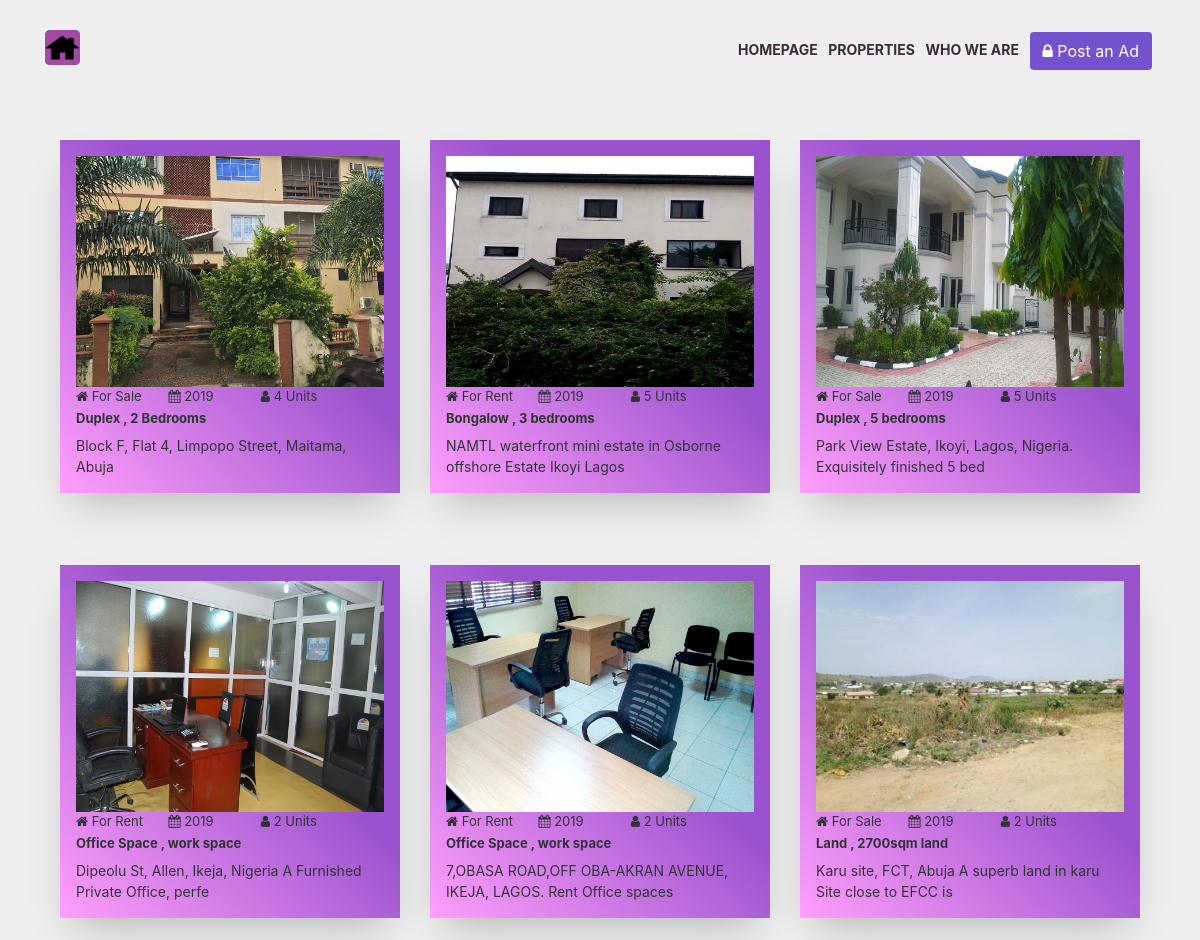
/properties.php, run on the app's committed database.
### tables this page shows
CREATE TABLE `tblvehicles` (
  `id` int(11) NOT NULL,
  `VehiclesTitle` varchar(150) DEFAULT NULL,
  `VehiclesBrand` int(11) DEFAULT NULL,
  `VehiclesOverview` longtext DEFAULT NULL,
  `PricePerDay` varchar(20) DEFAULT NULL,
  `FuelType` varchar(100) DEFAULT NULL,
  `ModelYear` int(6) DEFAULT NULL,
  `SeatingCapacity` int(11) DEFAULT NULL,
  `Vimage1` varchar(120) DEFAULT NULL,
  `Vimage2` varchar(120) DEFAULT NULL,
  `Vimage3` varchar(120) DEFAULT NULL,
  `Vimage4` varchar(120) DEFAULT NULL,
  `Vimage5` varchar(120) DEFAULT NULL,
  `AirConditioner` int(11) DEFAULT NULL,
  `PowerDoorLocks` int(11) DEFAULT NULL,
  `AntiLockBrakingSystem` int(11) DEFAULT NULL,
  `BrakeAssist` int(11) DEFAULT NULL,
  `PowerSteering` int(11) DEFAULT NULL,
  `DriverAirbag` int(11) DEFAULT NULL,
  `PassengerAirbag` int(11) DEFAULT NULL,
  `PowerWindows` int(11) DEFAULT NULL,
  `CDPlayer` int(11) DEFAULT NULL,
  `CentralLocking` int(11) DEFAULT NULL,
  `CrashSensor` int(11) DEFAULT NULL,
  `LeatherSeats` int(11) DEFAULT NULL,
  `RegDate` timestamp NOT NULL DEFAULT current_timestamp(),
  `UpdationDate` timestamp NULL DEFAULT NULL ON UPDATE current_timestamp()
);

CREATE TABLE `tblbrands` (
  `id` int(11) NOT NULL,
  `BrandName` varchar(120) NOT NULL,
  `CreationDate` timestamp NULL DEFAULT current_timestamp(),
  `UpdationDate` timestamp NULL DEFAULT NULL ON UPDATE current_timestamp()
);

### properties.php (the view, shortened to what this page needs)
<?php
include('includes/config.php');
?>
<!DOCTYPE html>
<html lang="en">
<head>
    <link rel="stylesheet" href="assets/css/skills.css">
    <link rel="stylesheet" href="assets/css/search.css">
	<link rel="stylesheet" href="assets/css/break.css">
	<link rel="stylesheet" href="assets/css/bootstrap.css">
	<link rel="stylesheet" href="assets/css/skillfulstyletwo.css">
	<link rel="stylesheet" href="assets/css/font-awesome.min.css" type="text/css">
    <link rel="stylesheet" href="assets/css/slicknav.min.css" type="text/css">
</head>
<body>
	<section class="section-padding gray-bg">
		<div class="container">
			<div class="row">
				<?php include('includes/header.php');?>
			</div>
		</div>
	</section>
	<section class="section-padding gray-bg">
		<div class="container">
			<div class="article-list">
				<?php $sql = "SELECT tblvehicles.VehiclesTitle,tblbrands.BrandName,tblvehicles.PricePerDay,tblvehicles.FuelType,tblvehicles.ModelYear,tblvehicles.id,tblvehicles.SeatingCapacity,tblvehicles.VehiclesOverview,tblvehicles.Vimage1 from tblvehicles join tblbrands on tblbrands.id=tblvehicles.VehiclesBrand";
					$query = $dbh -> prepare($sql);
					$query->execute();
					$results=$query->fetchAll(PDO::FETCH_OBJ);
						if($query->rowCount() > 0)
					{ foreach($results as $result) {
				?>
				<div class="col-sm-6 col-md-4 float-right order-4 item shadow">
					<div class="card_content">
					<a href="property-details?vhid=<?php echo htmlentities($result->id);?>">
						<img class="img-fluid shadow" src="control-panel/img/vehicleimages/<?php echo htmlentities($result->Vimage1);?>"/>
					</a>
						<div id="outter">
							<div id="div1">
								<i class="fa fa-home" aria-hidden="true"></i>
								<?php echo htmlentities($result->FuelType);?>
							</div>
							<div id="div2">
								<i class="fa fa-calendar" aria-hidden="true"></i>
								<?php echo htmlentities($result->ModelYear);?>
							</div>
							<div id="div3">
								<i class="fa fa-user" aria-hidden="true"></i>
								<?php echo htmlentities($result->SeatingCapacity);?> Units
							</div>
						</div>
						<h3 class="name">
							<?php echo htmlentities($result->BrandName);?> ,
							<?php echo htmlentities($result->VehiclesTitle);?>
						</h3>
						<div class="description">
							<?php echo substr($result->VehiclesOverview,0,70);?>
						</div>
					</div>
				</div>
				<?php }}?>
			</div>
		</div>
	</section>
    </body>
</body>
</html>

### includes/header.php (shortened to what this page needs)
<header class="header-section">
	<div class="container">
		<div class="row">
			<div class="col-lg-3 col-md-3">
			<div class="header__logo">
				<a href="search">
					<img src="assets/images/logo.png" title="logo" style="height:35px;" />
				</a>
			</div>
			</div>
			<div class="col-lg-9 col-md-9">
				<nav class="header__menu">
					<ul>
						<li class="active"><a href="search"><b>Homepage</b></a></li>
						<li><a href="properties"><b>Properties</b></a></li>
						<li><a href="page?type=aboutus"><b>Who We Are</b></a></li>
					   	<li>
						   	<a href="control-panel">
								<button class="btn btn-block btn-sm btn-primary"><i class="fa fa-lock"></i> Post an Ad</button>
							</a>
						</li>
					</ul>
				</nav>
			</div>
		</div>
	</div>
</header>

### assets/css/skills.css (style rules this page uses)
body { background: #d1d2dd; line-height: 1.7; font-weight: 300; font-size: 1.1rem; height: 100%; font-family: "Montserrat", sans-serif; -webkit-font-smoothing: antialiased; }
.header-section { position: sticky; left: 0; top: 0; width: 100%; z-index: 9; height: 90px; margin: 0 auto; background-color: transparent; overflow: hidden; }
.header__logo { padding-top: 30px; }
.header__logo a { display: inline-block; }
.header__menu { text-align: right; padding-top: 32px; }
.header__menu ul li { list-style: none; display: inline-block; margin-right: auto; position: relative; }
.header__menu ul li a { color: #3a2d37; font-size: 14px; font-weight: 500; text-transform: uppercase; display: block; padding: 0 3px; position: relative; z-index: 1; text-decoration: none; }
.header__menu ul li a:after { position: absolute; left: 0; bottom: 1px; width: 100%; height: 0%; background: #c0acf3cd; content: ""; z-index: -1; -webkit-transition: all 0.3s; -o-transition: all 0.3s; transition: all 0.3s; opacity: 0; }
@media only screen and (min-width: 1200px) { .container { max-width: 1170px; } }

### assets/css/break.css (style rules this page uses)
.article-list { color: #313437; box-shadow: 0 15px 25px rgba(0,0,0,.6); display: block; }
.article-list .item { padding-top: 50px; min-height: 425px; text-align: left; }
.article-list .item .name { font-weight: bold; font-size: 13px; margin-top: 5px; color: inherit; }
.article-list .item .description { font-size: 14px; margin-top: 5px; margin-bottom: 0; color: inherit; }
.card_content { padding: 1rem; background: linear-gradient(to bottom left, #8d3bc8de 40%, #ff9efc 100%); box-shadow: 0 20px 40px -14px rgba(0, 0, 0, 0.25); }
#div1, #div2, #div3 { width: 30%; float: left; text-align:left; font-size: 13px; }

### assets/css/skillfulstyletwo.css (style rules this page uses)
.btn-primary { background-color: #633bc8de; border: none; color: white; padding: 15px 32px; text-align: center; text-decoration: none; display: inline-block; font-size: 16px; cursor: pointer; position: relative; -webkit-user-select: none; -moz-user-select: none; -ms-user-select: none; user-select: none; border: 1px solid transparent; padding: 0.375rem 0.75rem; font-size: 1rem; line-height: 1.5; border-radius: 0.25rem; }

### data on the page
tblvehicles: Vimage1 (picture), FuelType "For Sale", ModelYear "2019", SeatingCapacity "5", tblbrands.BrandName "Duplex", VehiclesTitle "5 bedrooms", VehiclesOverview "Park View Estate, Ikoyi, Lagos, Nigeria. Exquisitely finished 5 bed"
tblvehicles: Vimage1 (picture), FuelType "For Rent", ModelYear "2019", SeatingCapacity "5", tblbrands.BrandName "Bongalow", VehiclesTitle "3 bedrooms", VehiclesOverview "NAMTL waterfront mini estate in Osborne offshore Estate Ikoyi Lagos"
tblvehicles: Vimage1 (picture), FuelType "For Sale", ModelYear "2019", SeatingCapacity "4", tblbrands.BrandName "Duplex", VehiclesTitle "2 Bedrooms", VehiclesOverview "Block F, Flat 4, Limpopo Street, Maitama, Abuja"
tblvehicles: Vimage1 (picture), FuelType "For Sale", ModelYear "2019", SeatingCapacity "2", tblbrands.BrandName "Land", VehiclesTitle "2700sqm land", VehiclesOverview "Karu site, FCT, Abuja A superb land in karu Site close to EFCC is"
tblvehicles: Vimage1 (picture), FuelType "For Rent", ModelYear "2019", SeatingCapacity "2", tblbrands.BrandName "Office Space", VehiclesTitle "work space", VehiclesOverview "7,OBASA ROAD,OFF OBA-AKRAN AVENUE, IKEJA, LAGOS. Rent Office spaces"
tblvehicles: Vimage1 (picture), FuelType "For Rent", ModelYear "2019", SeatingCapacity "2", tblbrands.BrandName "Office Space", VehiclesTitle "work space", VehiclesOverview "Dipeolu St, Allen, Ikeja, Nigeria A Furnished Private Office, perfe"
